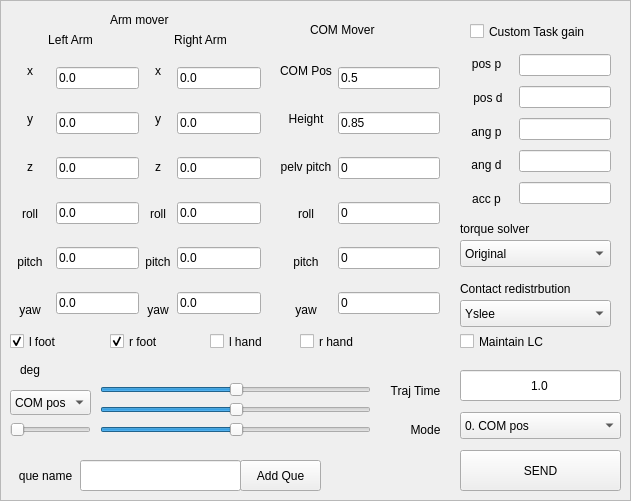
    <widget class="QFrame" name="frame_13">
     <property name="geometry">
      <rect>
       <x>10</x>
       <y>20</y>
       <width>631</width>
       <height>501</height>
      </rect>
     </property>
     <property name="frameShape">
      <enum>QFrame::StyledPanel</enum>
     </property>
     <property name="frameShadow">
      <enum>QFrame::Raised</enum>
     </property>
     <widget class="QLabel" name="label_56">
      <property name="geometry">
       <rect>
        <x>110</x>
        <y>10</y>
        <width>81</width>
        <height>20</height>
       </rect>
      </property>
      <property name="text">
       <string>Arm mover</string>
      </property>
     </widget>
     <widget class="QWidget" name="horizontalLayoutWidget_2">
      <property name="geometry">
       <rect>
        <x>10</x>
        <y>50</y>
        <width>251</width>
        <height>281</height>
       </rect>
      </property>
      <layout class="QHBoxLayout" name="horizontalLayout_4">
       <item>
        <layout class="QHBoxLayout" name="horizontalLayout_6">
         <item>
          <layout class="QVBoxLayout" name="verticalLayout_18">
           <item>
            <widget class="QLabel" name="l_arm_x">
             <property name="sizePolicy">
              <sizepolicy hsizetype="Minimum" vsizetype="Preferred">
               <horstretch>0</horstretch>
               <verstretch>0</verstretch>
              </sizepolicy>
             </property>
             <property name="minimumSize">
              <size>
               <width>40</width>
               <height>0</height>
              </size>
             </property>
             <property name="text">
              <string>x</string>
             </property>
             <property name="alignment">
              <set>Qt::AlignCenter</set>
             </property>
            </widget>
           </item>
           <item>
            <widget class="QLabel" name="l_arm_y">
             <property name="sizePolicy">
              <sizepolicy hsizetype="Minimum" vsizetype="Preferred">
               <horstretch>0</horstretch>
               <verstretch>0</verstretch>
              </sizepolicy>
             </property>
             <property name="minimumSize">
              <size>
               <width>40</width>
               <height>0</height>
              </size>
             </property>
             <property name="text">
              <string>y</string>
             </property>
             <property name="alignment">
              <set>Qt::AlignCenter</set>
             </property>
            </widget>
           </item>
           <item>
            <widget class="QLabel" name="l_arm_z">
             <property name="sizePolicy">
              <sizepolicy hsizetype="Minimum" vsizetype="Preferred">
               <horstretch>0</horstretch>
               <verstretch>0</verstretch>
              </sizepolicy>
             </property>
             <property name="minimumSize">
              <size>
               <width>40</width>
               <height>0</height>
              </size>
             </property>
             <property name="text">
              <string>z</string>
             </property>
             <property name="alignment">
              <set>Qt::AlignCenter</set>
             </property>
            </widget>
           </item>
           <item>
            <widget class="QLabel" name="l_arm_roll">
             <property name="text">
              <string>roll</string>
             </property>
             <property name="alignment">
              <set>Qt::AlignCenter</set>
             </property>
            </widget>
           </item>
           <item>
            <widget class="QLabel" name="l_arm_pitch">
             <property name="text">
              <string>pitch</string>
             </property>
             <property name="alignment">
              <set>Qt::AlignCenter</set>
             </property>
            </widget>
           </item>
           <item>
            <widget class="QLabel" name="l_arm_yaw">
             <property name="text">
              <string>yaw</string>
             </property>
             <property name="alignment">
              <set>Qt::AlignCenter</set>
             </property>
            </widget>
           </item>
          </layout>
         </item>
         <item>
          <layout class="QVBoxLayout" name="verticalLayout_17">
           <item>
            <widget class="QLineEdit" name="text_l_x">
             <property name="text">
              <string>0.0</string>
             </property>
            </widget>
           </item>
           <item>
            <widget class="QLineEdit" name="text_l_y">
             <property name="text">
              <string>0.0</string>
             </property>
            </widget>
           </item>
           <item>
            <widget class="QLineEdit" name="text_l_z">
             <property name="text">
              <string>0.0</string>
             </property>
            </widget>
           </item>
           <item>
            <widget class="QLineEdit" name="text_l_roll">
             <property name="text">
              <string>0.0</string>
             </property>
            </widget>
           </item>
           <item>
            <widget class="QLineEdit" name="text_l_pitch">
             <property name="text">
              <string>0.0</string>
             </property>
            </widget>
           </item>
           <item>
            <widget class="QLineEdit" name="text_l_yaw">
             <property name="text">
              <string>0.0</string>
             </property>
            </widget>
           </item>
          </layout>
         </item>
        </layout>
       </item>
       <item>
        <layout class="QHBoxLayout" name="horizontalLayout_7">
         <item>
          <layout class="QVBoxLayout" name="verticalLayout_23">
           <item>
            <widget class="QLabel" name="label_62">
             <property name="text">
              <string>x</string>
             </property>
             <property name="alignment">
              <set>Qt::AlignCenter</set>
             </property>
            </widget>
           </item>
           <item>
            <widget class="QLabel" name="label_61">
             <property name="text">
              <string>y</string>
             </property>
             <property name="alignment">
              <set>Qt::AlignCenter</set>
             </property>
            </widget>
           </item>
           <item>
            <widget class="QLabel" name="label_60">
             <property name="text">
              <string>z</string>
             </property>
             <property name="alignment">
              <set>Qt::AlignCenter</set>
             </property>
            </widget>
           </item>
           <item>
            <widget class="QLabel" name="label_59">
             <property name="text">
              <string>roll</string>
             </property>
             <property name="alignment">
              <set>Qt::AlignCenter</set>
             </property>
            </widget>
           </item>
           <item>
            <widget class="QLabel" name="label_58">
             <property name="text">
              <string>pitch</string>
             </property>
             <property name="alignment">
              <set>Qt::AlignCenter</set>
             </property>
            </widget>
           </item>
           <item>
            <widget class="QLabel" name="label_57">
             <property name="text">
              <string>yaw</string>
             </property>
             <property name="alignment">
              <set>Qt::AlignCenter</set>
             </property>
            </widget>
           </item>
          </layout>
         </item>
         <item>
          <layout class="QVBoxLayout" name="verticalLayout_19">
           <item>
            <widget class="QLineEdit" name="text_r_x">
             <property name="text">
              <string>0.0</string>
             </property>
            </widget>
           </item>
           <item>
            <widget class="QLineEdit" name="text_r_y">
             <property name="text">
              <string>0.0</string>
             </property>
            </widget>
           </item>
           <item>
            <widget class="QLineEdit" name="text_r_z">
             <property name="text">
              <string>0.0</string>
             </property>
            </widget>
           </item>
           <item>
            <widget class="QLineEdit" name="text_r_roll">
             <property name="text">
              <string>0.0</string>
             </property>
            </widget>
           </item>
           <item>
            <widget class="QLineEdit" name="text_r_pitch">
             <property name="text">
              <string>0.0</string>
             </property>
            </widget>
           </item>
           <item>
            <widget class="QLineEdit" name="text_r_yaw">
             <property name="text">
              <string>0.0</string>
             </property>
            </widget>
           </item>
          </layout>
         </item>
        </layout>
       </item>
      </layout>
     </widget>
     <widget class="QLabel" name="label_63">
      <property name="geometry">
       <rect>
        <x>10</x>
        <y>30</y>
        <width>121</width>
        <height>20</height>
       </rect>
      </property>
      <property name="text">
       <string>Left Arm</string>
      </property>
      <property name="alignment">
       <set>Qt::AlignCenter</set>
      </property>
     </widget>
     <widget class="QLabel" name="label_82">
      <property name="geometry">
       <rect>
        <x>140</x>
        <y>30</y>
        <width>121</width>
        <height>20</height>
       </rect>
      </property>
      <property name="text">
       <string>Right Arm</string>
      </property>
      <property name="alignment">
       <set>Qt::AlignCenter</set>
      </property>
     </widget>
     <widget class="QLabel" name="label_80">
      <property name="geometry">
       <rect>
        <x>380</x>
        <y>380</y>
        <width>71</width>
        <height>21</height>
       </rect>
      </property>
      <property name="text">
       <string>Traj Time</string>
      </property>
      <property name="alignment">
       <set>Qt::AlignCenter</set>
      </property>
     </widget>
     <widget class="QLabel" name="label_84">
      <property name="geometry">
       <rect>
        <x>400</x>
        <y>420</y>
        <width>51</width>
        <height>20</height>
       </rect>
      </property>
      <property name="text">
       <string>Mode</string>
      </property>
      <property name="alignment">
       <set>Qt::AlignCenter</set>
      </property>
     </widget>
     <widget class="QLineEdit" name="text_traj_time">
      <property name="geometry">
       <rect>
        <x>460</x>
        <y>370</y>
        <width>161</width>
        <height>31</height>
       </rect>
      </property>
      <property name="text">
       <string>1.0</string>
      </property>
      <property name="alignment">
       <set>Qt::AlignCenter</set>
      </property>
     </widget>
     <widget class="QPushButton" name="task_send_button">
      <property name="geometry">
       <rect>
        <x>460</x>
        <y>450</y>
        <width>161</width>
        <height>41</height>
       </rect>
      </property>
      <property name="text">
       <string>SEND</string>
      </property>
     </widget>
     <widget class="QLabel" name="label_81">
      <property name="geometry">
       <rect>
        <x>310</x>
        <y>20</y>
        <width>91</width>
        <height>20</height>
       </rect>
      </property>
      <property name="text">
       <string>COM Mover</string>
      </property>
     </widget>
     <widget class="QWidget" name="horizontalLayoutWidget_3">
      <property name="geometry">
       <rect>
        <x>280</x>
        <y>50</y>
        <width>160</width>
        <height>281</height>
       </rect>
      </property>
      <layout class="QHBoxLayout" name="horizontalLayout_5">
       <item>
        <layout class="QVBoxLayout" name="verticalLayout_26">
         <item>
          <widget class="QLabel" name="label_83">
           <property name="text">
            <string>COM Pos</string>
           </property>
           <property name="alignment">
            <set>Qt::AlignCenter</set>
           </property>
          </widget>
         </item>
         <item>
          <widget class="QLabel" name="label_86">
           <property name="text">
            <string>Height</string>
           </property>
           <property name="alignment">
            <set>Qt::AlignCenter</set>
           </property>
          </widget>
         </item>
         <item>
          <widget class="QLabel" name="label_104">
           <property name="text">
            <string>pelv pitch</string>
           </property>
           <property name="alignment">
            <set>Qt::AlignCenter</set>
           </property>
          </widget>
         </item>
         <item>
          <widget class="QLabel" name="label_87">
           <property name="text">
            <string>roll</string>
           </property>
           <property name="alignment">
            <set>Qt::AlignCenter</set>
           </property>
          </widget>
         </item>
         <item>
          <widget class="QLabel" name="label_90">
           <property name="text">
            <string>pitch</string>
           </property>
           <property name="alignment">
            <set>Qt::AlignCenter</set>
           </property>
          </widget>
         </item>
         <item>
          <widget class="QLabel" name="label_89">
           <property name="text">
            <string>yaw</string>
           </property>
           <property name="alignment">
            <set>Qt::AlignCenter</set>
           </property>
          </widget>
         </item>
        </layout>
       </item>
       <item>
        <layout class="QVBoxLayout" name="verticalLayout_16">
         <item>
          <widget class="QLineEdit" name="com_pos">
           <property name="text">
            <string>0.5</string>
           </property>
          </widget>
         </item>
         <item>
          <widget class="QLineEdit" name="com_height">
           <property name="text">
            <string>0.85</string>
           </property>
          </widget>
         </item>
         <item>
          <widget class="QLineEdit" name="pelv_pitch">
           <property name="text">
            <string>0</string>
           </property>
          </widget>
         </item>
         <item>
          <widget class="QLineEdit" name="com_roll">
           <property name="text">
            <string>0</string>
           </property>
          </widget>
         </item>
         <item>
          <widget class="QLineEdit" name="com_pitch">
           <property name="text">
            <string>0</string>
           </property>
          </widget>
         </item>
         <item>
          <widget class="QLineEdit" name="com_yaw">
           <property name="text">
            <string>0</string>
           </property>
          </widget>
         </item>
        </layout>
       </item>
      </layout>
     </widget>
     <widget class="QComboBox" name="task_mode">
      <property name="geometry">
       <rect>
        <x>460</x>
        <y>412</y>
        <width>161</width>
        <height>27</height>
       </rect>
      </property>
      <property name="sizePolicy">
       <sizepolicy hsizetype="Preferred" vsizetype="Fixed">
        <horstretch>0</horstretch>
        <verstretch>0</verstretch>
       </sizepolicy>
      </property>
      <property name="maximumSize">
       <size>
        <width>187</width>
        <height>27</height>
       </size>
      </property>
      <item>
       <property name="text">
        <string>0. COM pos</string>
       </property>
      </item>
      <item>
       <property name="text">
        <string>1. COM pos + rot</string>
       </property>
      </item>
      <item>
       <property name="text">
        <string>2. COM ,Upper</string>
       </property>
      </item>
      <item>
       <property name="text">
        <string>3. Pelv,Upper</string>
       </property>
      </item>
      <item>
       <property name="text">
        <string>4. left single</string>
       </property>
      </item>
      <item>
       <property name="text">
        <string>5. right single</string>
       </property>
      </item>
      <item>
       <property name="text">
        <string>6. --</string>
       </property>
      </item>
      <item>
       <property name="text">
        <string>7. multi contact</string>
       </property>
      </item>
      <item>
       <property name="text">
        <string>8. --</string>
       </property>
      </item>
      <item>
       <property name="text">
        <string>9. --</string>
       </property>
      </item>
      <item>
       <property name="text">
        <string>10. CustomController 1</string>
       </property>
      </item>
      <item>
       <property name="text">
        <string>11. CustomController 2</string>
       </property>
      </item>
      <item>
       <property name="text">
        <string>12. CustomController 3</string>
       </property>
      </item>
      <item>
       <property name="text">
        <string>13. CustomController 4</string>
       </property>
      </item>
      <item>
       <property name="text">
        <string>14. CustomController 5</string>
       </property>
      </item>
     </widget>
     <widget class="QLabel" name="label_88">
      <property name="geometry">
       <rect>
        <x>20</x>
        <y>360</y>
        <width>81</width>
        <height>20</height>
       </rect>
      </property>
      <property name="text">
       <string>deg</string>
      </property>
     </widget>
     <widget class="QCheckBox" name="customtaskgain">
      <property name="geometry">
       <rect>
        <x>470</x>
        <y>20</y>
        <width>141</width>
        <height>23</height>
       </rect>
      </property>
      <property name="text">
       <string>Custom Task gain</string>
      </property>
     </widget>
     <widget class="QFrame" name="taskgain">
      <property name="enabled">
       <bool>true</bool>
      </property>
      <property name="geometry">
       <rect>
        <x>460</x>
        <y>40</y>
        <width>161</width>
        <height>181</height>
       </rect>
      </property>
      <property name="frameShape">
       <enum>QFrame::NoFrame</enum>
      </property>
      <property name="frameShadow">
       <enum>QFrame::Raised</enum>
      </property>
      <widget class="QWidget" name="horizontalLayoutWidget">
       <property name="geometry">
        <rect>
         <x>0</x>
         <y>10</y>
         <width>151</width>
         <height>163</height>
        </rect>
       </property>
       <layout class="QHBoxLayout" name="horizontalLayout">
        <item>
         <layout class="QVBoxLayout" name="verticalLayout">
          <item>
           <widget class="QLabel" name="label_4">
            <property name="text">
             <string>pos p</string>
            </property>
            <property name="alignment">
             <set>Qt::AlignCenter</set>
            </property>
           </widget>
          </item>
          <item>
           <widget class="QLabel" name="label_5">
            <property name="text">
             <string>    pos d   </string>
            </property>
           </widget>
          </item>
          <item>
           <widget class="QLabel" name="label_6">
            <property name="text">
             <string>ang p</string>
            </property>
            <property name="alignment">
             <set>Qt::AlignCenter</set>
            </property>
           </widget>
          </item>
          <item>
           <widget class="QLabel" name="label_12">
            <property name="text">
             <string>ang d</string>
            </property>
            <property name="alignment">
             <set>Qt::AlignCenter</set>
            </property>
           </widget>
          </item>
          <item>
           <widget class="QLabel" name="label_135">
            <property name="text">
             <string>acc p</string>
            </property>
            <property name="alignment">
             <set>Qt::AlignCenter</set>
            </property>
           </widget>
          </item>
         </layout>
        </item>
        <item>
         <layout class="QVBoxLayout" name="verticalLayout_4">
          <item>
           <widget class="QLineEdit" name="pospgain"/>
          </item>
          <item>
           <widget class="QLineEdit" name="posdgain"/>
          </item>
          <item>
           <widget class="QLineEdit" name="angpgain"/>
          </item>
          <item>
           <widget class="QLineEdit" name="angdgain"/>
          </item>
          <item>
           <widget class="QLineEdit" name="accgain"/>
          </item>
         </layout>
        </item>
       </layout>
      </widget>
     </widget>
     <widget class="QPushButton" name="que_add">
      <property name="geometry">
       <rect>
        <x>240</x>
        <y>460</y>
        <width>81</width>
        <height>31</height>
       </rect>
      </property>
      <property name="text">
       <string>Add Que</string>
      </property>
     </widget>
     <widget class="QLineEdit" name="text_que">
      <property name="geometry">
       <rect>
        <x>80</x>
        <y>460</y>
        <width>161</width>
        <height>31</height>
       </rect>
      </property>
      <property name="text">
       <string/>
      </property>
      <property name="alignment">
       <set>Qt::AlignCenter</set>
      </property>
     </widget>
     <widget class="QLabel" name="label_103">
      <property name="geometry">
       <rect>
        <x>10</x>
        <y>460</y>
        <width>71</width>
        <height>31</height>
       </rect>
      </property>
      <property name="text">
       <string>que name</string>
      </property>
      <property name="alignment">
       <set>Qt::AlignCenter</set>
      </property>
     </widget>
     <widget class="QComboBox" name="solver_mode">
      <property name="geometry">
       <rect>
        <x>460</x>
        <y>240</y>
        <width>151</width>
        <height>27</height>
       </rect>
      </property>
      <property name="sizePolicy">
       <sizepolicy hsizetype="Preferred" vsizetype="Fixed">
        <horstretch>0</horstretch>
        <verstretch>0</verstretch>
       </sizepolicy>
      </property>
      <property name="maximumSize">
       <size>
        <width>187</width>
        <height>27</height>
       </size>
      </property>
      <item>
       <property name="text">
        <string>Original</string>
       </property>
      </item>
      <item>
       <property name="text">
        <string>QP1</string>
       </property>
      </item>
      <item>
       <property name="text">
        <string>QP2</string>
       </property>
      </item>
      <item>
       <property name="text">
        <string>QP2_junhee</string>
       </property>
      </item>
      <item>
       <property name="text">
        <string>QP3</string>
       </property>
      </item>
     </widget>
     <widget class="QComboBox" name="cr_mode">
      <property name="geometry">
       <rect>
        <x>460</x>
        <y>300</y>
        <width>151</width>
        <height>27</height>
       </rect>
      </property>
      <property name="sizePolicy">
       <sizepolicy hsizetype="Preferred" vsizetype="Fixed">
        <horstretch>0</horstretch>
        <verstretch>0</verstretch>
       </sizepolicy>
      </property>
      <property name="maximumSize">
       <size>
        <width>187</width>
        <height>27</height>
       </size>
      </property>
      <item>
       <property name="text">
        <string>Yslee</string>
       </property>
      </item>
      <item>
       <property name="text">
        <string>QP</string>
       </property>
      </item>
      <item>
       <property name="text">
        <string>Off</string>
       </property>
      </item>
     </widget>
     <widget class="QLabel" name="label_133">
      <property name="geometry">
       <rect>
        <x>460</x>
        <y>220</y>
        <width>91</width>
        <height>17</height>
       </rect>
      </property>
      <property name="text">
       <string>torque solver</string>
      </property>
     </widget>
     <widget class="QLabel" name="label_134">
      <property name="geometry">
       <rect>
        <x>460</x>
        <y>280</y>
        <width>151</width>
        <height>17</height>
       </rect>
      </property>
      <property name="text">
       <string>Contact redistrbution</string>
      </property>
     </widget>
     <widget class="QSlider" name="horizontalSlider">
      <property name="geometry">
       <rect>
        <x>100</x>
        <y>380</y>
        <width>271</width>
        <height>20</height>
       </rect>
      </property>
      <property name="value">
       <number>50</number>
      </property>
      <property name="orientation">
       <enum>Qt::Horizontal</enum>
      </property>
     </widget>
     <widget class="QSlider" name="horizontalSlider_2">
      <property name="geometry">
       <rect>
        <x>100</x>
        <y>400</y>
        <width>271</width>
        <height>20</height>
       </rect>
      </property>
      <property name="value">
       <number>50</number>
      </property>
      <property name="orientation">
       <enum>Qt::Horizontal</enum>
      </property>
     </widget>
     <widget class="QSlider" name="horizontalSlider_3">
      <property name="geometry">
       <rect>
        <x>100</x>
        <y>420</y>
        <width>271</width>
        <height>20</height>
       </rect>
      </property>
      <property name="value">
       <number>50</number>
      </property>
      <property name="orientation">
       <enum>Qt::Horizontal</enum>
      </property>
     </widget>
     <widget class="QComboBox" name="comboBox">
      <property name="geometry">
       <rect>
        <x>10</x>
        <y>390</y>
        <width>81</width>
        <height>25</height>
       </rect>
      </property>
      <item>
       <property name="text">
        <string>COM pos</string>
       </property>
      </item>
      <item>
       <property name="text">
        <string>Pelv Rot</string>
       </property>
      </item>
      <item>
       <property name="text">
        <string>UpperBody rotation</string>
       </property>
      </item>
      <item>
       <property name="text">
        <string>RightHand pos</string>
       </property>
      </item>
      <item>
       <property name="text">
        <string>RightHand rot</string>
       </property>
      </item>
      <item>
       <property name="text">
        <string>LeftHand pos</string>
       </property>
      </item>
      <item>
       <property name="text">
        <string>LeftHand rot</string>
       </property>
      </item>
     </widget>
     <widget class="QSlider" name="horizontalSlider_4">
      <property name="geometry">
       <rect>
        <x>10</x>
        <y>420</y>
        <width>81</width>
        <height>20</height>
       </rect>
      </property>
      <property name="minimum">
       <number>1</number>
      </property>
      <property name="maximum">
       <number>20</number>
      </property>
      <property name="value">
       <number>1</number>
      </property>
      <property name="orientation">
       <enum>Qt::Horizontal</enum>
      </property>
     </widget>
     <widget class="QCheckBox" name="checkBox">
      <property name="geometry">
       <rect>
        <x>460</x>
        <y>330</y>
        <width>141</width>
        <height>23</height>
       </rect>
      </property>
      <property name="text">
       <string>Maintain LC</string>
      </property>
     </widget>
     <widget class="QCheckBox" name="cb_lf">
      <property name="geometry">
       <rect>
        <x>10</x>
        <y>330</y>
        <width>92</width>
        <height>23</height>
       </rect>
      </property>
      <property name="text">
       <string>l foot</string>
      </property>
      <property name="checked">
       <bool>true</bool>
      </property>
     </widget>
     <widget class="QCheckBox" name="cb_rf">
      <property name="geometry">
       <rect>
        <x>110</x>
        <y>330</y>
        <width>92</width>
        <height>23</height>
       </rect>
      </property>
      <property name="text">
       <string>r foot</string>
      </property>
      <property name="checked">
       <bool>true</bool>
      </property>
     </widget>
     <widget class="QCheckBox" name="cb_lh">
      <property name="geometry">
       <rect>
        <x>210</x>
        <y>330</y>
        <width>92</width>
        <height>23</height>
       </rect>
      </property>
      <property name="text">
       <string>l hand</string>
      </property>
     </widget>
     <widget class="QCheckBox" name="cb_rh">
      <property name="geometry">
       <rect>
        <x>300</x>
        <y>330</y>
        <width>92</width>
        <height>23</height>
       </rect>
      </property>
      <property name="text">
       <string>r hand</string>
      </property>
     </widget>
    </widget>
